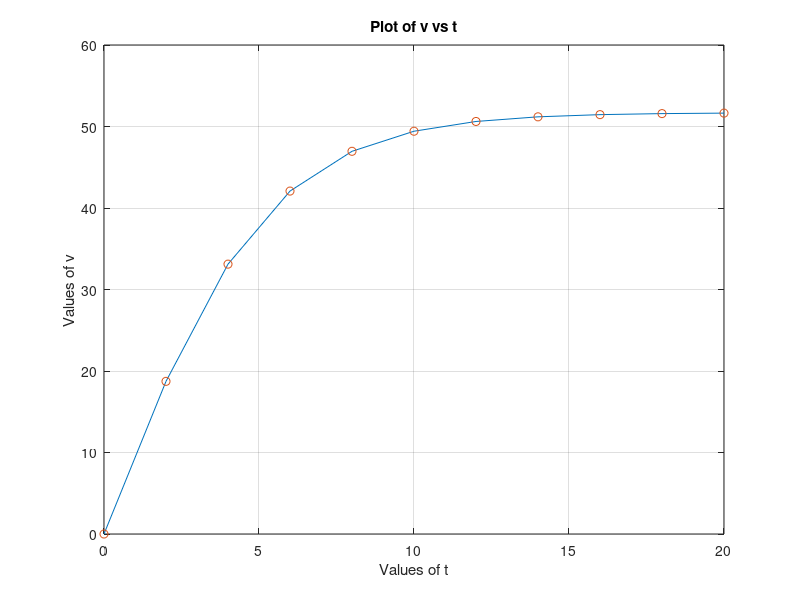

Source code (MATLAB):
% M-FILE
% Free-falling body

clear;

g = 9.81;
m = 68.1;
cd = 0.25;

t = [0:2:20]';
v = sqrt(g*m/cd)*tanh(sqrt(g*cd/m)*t);

plot(t,v,t,v,'o')
title('Plot of v vs t')
xlabel('Values of t')
ylabel('Values of v')
grid
